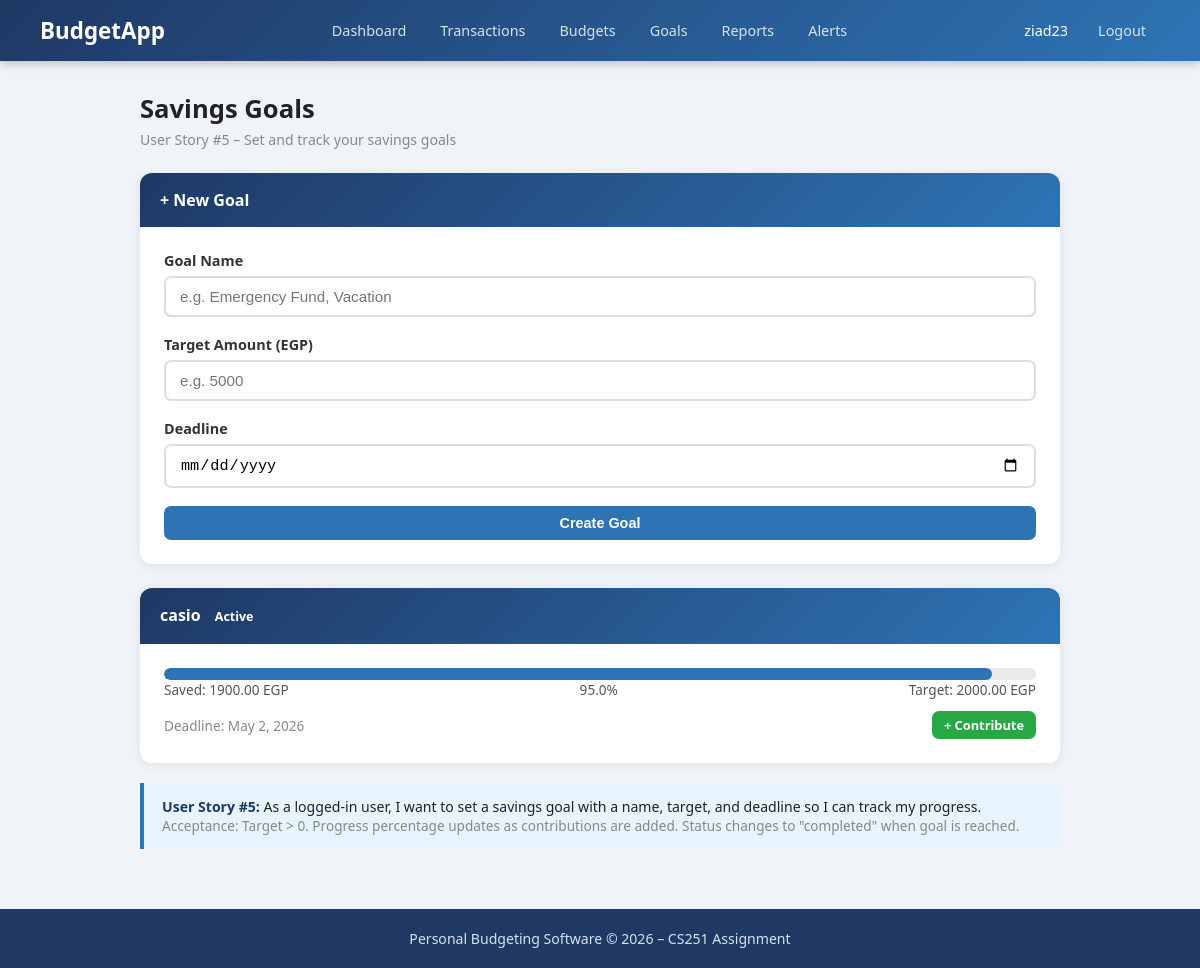
Screenshot of /goals/ (signed in) with the database file from the repository.
### budget/models.py (models this page shows, shortened)
class SavingsGoal(models.Model):
    STATUS_CHOICES = [
        ('active',    'Active'),
        ('completed', 'Completed'),
        ('paused',    'Paused'),
    ]
    user           = models.ForeignKey(User, on_delete=models.CASCADE)
    name           = models.CharField(max_length=200)
    target_amount  = models.DecimalField(max_digits=10, decimal_places=2)
    current_amount = models.DecimalField(max_digits=10, decimal_places=2, default=0)
    deadline       = models.DateField()
    status         = models.CharField(max_length=10, choices=STATUS_CHOICES, default='active')
    created_at     = models.DateTimeField(auto_now_add=True)
    def get_completion_percentage(self):
        if self.target_amount == 0:
            return 0
        pct = (self.current_amount / self.target_amount) * 100
        return round(min(pct, 100), 1)
    class Meta:
        ordering = ['deadline']

### budget/views.py (the view, shortened to what this page needs)
# urls.py: path('goals/',                          views.goals_view,            name='goals'),
@login_required
def goals_view(request):
    goals  = SavingsGoal.objects.filter(user=request.user)
    errors = {}
    return render(request, 'budget/goals.html', {'goals': goals, 'errors': errors, 'old': request.POST})

### budget/templates/budget/goals.html (shortened to what this page needs)
{% extends 'budget/base.html' %}
{% block content %}
<div class="page-header">
    <div>
        <h2>Savings Goals</h2>
        <p>User Story #5 – Set and track your savings goals</p>
    </div>
</div>
<div class="grid-2">
    <div class="card">
        <div class="card-header">+ New Goal</div>
        <div class="card-body">
            <form method="POST" action="{% url 'goals' %}">
                <div class="form-group">
                    <label for="name">Goal Name</label>
                    <input
                        type="text"
                        id="name"
                        name="name"
                        class="form-control"
                        placeholder="e.g. Emergency Fund, Vacation"
                        value="{{ old.name }}"
                    >
                </div>
                <div class="form-group">
                    <label for="target_amount">Target Amount (EGP)</label>
                    <input
                        type="number"
                        id="target_amount"
                        name="target_amount"
                        class="form-control"
                        placeholder="e.g. 5000"
                        step="0.01"
                        min="0.01"
                        value="{{ old.target_amount }}"
                    >
                </div>
                <div class="form-group">
                    <label for="deadline">Deadline</label>
                    <input
                        type="date"
                        id="deadline"
                        name="deadline"
                        class="form-control"
                        value="{{ old.deadline }}"
                    >
                </div>
                <button type="submit" class="btn btn-primary btn-block">
                    Create Goal
                </button>
            </form>
        </div>
    </div>
    <div>
        {% if goals %}
            {% for goal in goals %}
            <div class="card" style="margin-bottom:20px;">
                <div class="card-header">
                    {{ goal.name }}
                    {% if goal.status == 'completed' %}
                        <span class="badge badge-green">Completed</span>
                    {% else %}
                        <span class="badge badge-blue">Active</span>
                    {% endif %}
                </div>
                <div class="card-body">
                    <div class="progress-wrap">
                        <div
                            class="progress-bar {% if goal.status == 'completed' %}progress-green{% else %}progress-blue{% endif %}"
                            data-width="{{ goal.get_completion_percentage }}"
                        ></div>
                    </div>
                    <div style="display:flex; justify-content:space-between; font-size:0.85rem; color:#555; margin-bottom:12px;">
                        <span>Saved: {{ goal.current_amount }} EGP</span>
                        <span>{{ goal.get_completion_percentage }}%</span>
                        <span>Target: {{ goal.target_amount }} EGP</span>
                    </div>
                    <div style="display:flex; justify-content:space-between; align-items:center;">
                        <span class="text-muted" style="font-size:0.85rem;">
                            Deadline: {{ goal.deadline }}
                        </span>
                        {% if goal.status != 'completed' %}
                        <a href="{% url 'contribute' goal.id %}" class="btn btn-success btn-sm">
                            + Contribute
                        </a>
                        {% endif %}
                    </div>
                </div>
            </div>
            {% endfor %}
        {% else %}
            <div class="empty-state">
                <h3>No goals yet</h3>
                <p>Use the form on the left to create your first savings goal.</p>
            </div>
        {% endif %}
    </div>
</div>
<div class="info-box">
    <strong>User Story #5:</strong> As a logged-in user, I want to set a savings goal
    with a name, target, and deadline so I can track my progress.<br>
    <span class="text-muted">
        Acceptance: Target &gt; 0. Progress percentage updates as contributions are added.
        Status changes to "completed" when goal is reached.
    </span>
</div>
{% endblock %}

### budget/templates/budget/base.html (shortened to what this page needs)
<!DOCTYPE html>
<html lang="en">
<head>
</head>
<body>
<nav class="navbar">
    <a class="navbar-brand" href="{% url 'dashboard' %}">BudgetApp</a>
    {% if user.is_authenticated %}
    <div class="nav-links">
        <a href="{% url 'dashboard' %}">Dashboard</a>
        <a href="{% url 'transaction_list' %}">Transactions</a>
        <a href="{% url 'budget_list' %}">Budgets</a>
        <a href="{% url 'goals' %}">Goals</a>
        <a href="{% url 'reports' %}">Reports</a>
        <a href="{% url 'alerts' %}">Alerts</a>
    </div>
    <div class="nav-links">
        <span class="nav-user">{{ user.username }}</span>
        <a href="{% url 'logout' %}">Logout</a>
    </div>
    {% else %}
    <div class="nav-links">
        <a href="{% url 'login' %}">Login</a>
        <a href="{% url 'signup' %}">Sign Up</a>
    </div>
    {% endif %}
</nav>
<main>
    {% block content %}{% endblock %}
</main>
<footer>
    <p>Personal Budgeting Software &copy; 2026 &ndash; CS251 Assignment</p>
</footer>
</body>
</html>

### budget/templates/budget/base.html (style rules this page uses)
* { margin: 0; padding: 0; box-sizing: border-box; }
body { font-family: 'Segoe UI', Tahoma, Geneva, Verdana, sans-serif; background-color: #f0f4f8; color: #222; }
a { text-decoration: none; color: inherit; }
.navbar { background: linear-gradient(135deg, #1F3864, #2E74B5); padding: 14px 40px; display: flex; align-items: center; justify-content: space-between; flex-wrap: wrap; gap: 10px; box-shadow: 0 2px 10px rgba(0,0,0,0.25); }
.navbar-brand { color: #fff; font-size: 1.4rem; font-weight: 700; }
.nav-links { display: flex; gap: 6px; flex-wrap: wrap; }
.nav-links a { color: #D6E4F0; padding: 7px 14px; border-radius: 6px; font-size: 0.9rem; transition: background 0.2s; }
.nav-user { color: #fff; font-size: 0.9rem; padding: 7px 10px; }
main { max-width: 960px; margin: 30px auto; padding: 0 20px; }
.card { background: #fff; border-radius: 12px; box-shadow: 0 2px 12px rgba(0,0,0,0.08); overflow: hidden; margin-bottom: 24px; }
.card-header { background: linear-gradient(135deg, #1F3864, #2E74B5); color: #fff; padding: 16px 20px; font-size: 1rem; font-weight: 600; }
.card-body { padding: 24px; }
.text-muted { color: #888; font-size: 0.85rem; }
.btn { display: inline-block; padding: 9px 20px; border-radius: 7px; font-size: 0.9rem; font-weight: 600; cursor: pointer; border: none; transition: background 0.2s, opacity 0.2s; }
.btn-primary { background: #2E74B5; color: #fff; }
.btn-success { background: #28a745; color: #fff; }
.btn-sm { padding: 5px 12px; font-size: 0.8rem; }
.btn-block { display: block; width: 100%; text-align: center; }
.form-group { margin-bottom: 18px; }
.form-group label { display: block; font-weight: 600; margin-bottom: 6px; font-size: 0.9rem; color: #333; }
.form-control { width: 100%; padding: 10px 14px; border: 2px solid #ddd; border-radius: 7px; font-size: 0.95rem; transition: border-color 0.2s; background: #fff; }
.badge { display: inline-block; padding: 3px 10px; border-radius: 20px; font-size: 0.78rem; font-weight: 600; }
.progress-wrap { background: #e9ecef; border-radius: 20px; height: 12px; overflow: hidden; }
.progress-bar { height: 100%; border-radius: 20px; transition: width 0.4s; }
.progress-blue { background: #2E74B5; }
.page-header { display: flex; justify-content: space-between; align-items: center; margin-bottom: 24px; }
.page-header h2 { font-size: 1.6rem; font-weight: 700; }
.page-header p { color: #888; font-size: 0.88rem; margin-top: 4px; }
.info-box { background: #e8f4fd; border-left: 4px solid #2E74B5; padding: 14px 18px; border-radius: 0 8px 8px 0; margin-top: 20px; font-size: 0.88rem; }
.info-box strong { color: #1F3864; }
footer { background: #1F3864; color: #D6E4F0; text-align: center; padding: 20px; margin-top: 60px; font-size: 0.88rem; }

### rows the page displays
SavingsGoal: name "casio", status "Active", current_amount "1900.00", get_completion_percentage "95.0", target_amount "2000.00", deadline "May 2, 2026"

### other values shown
{{ user.username }} "ziad23"
